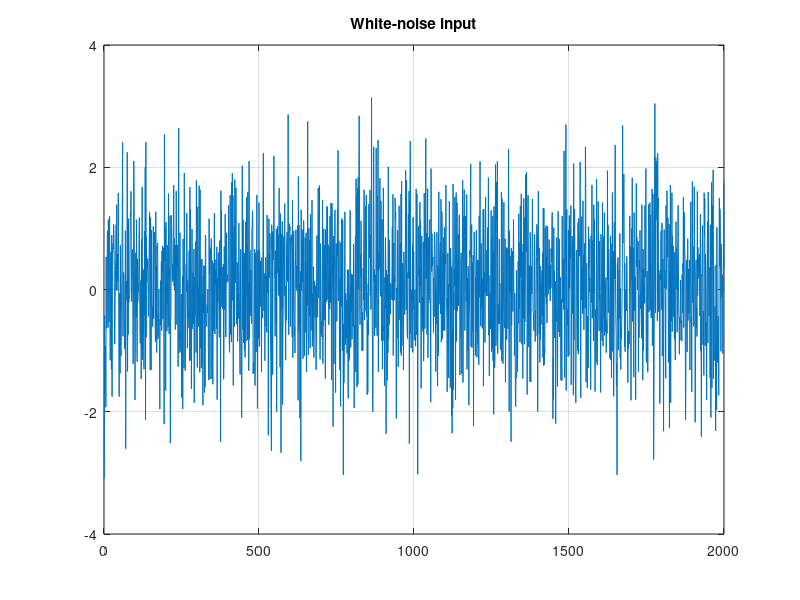
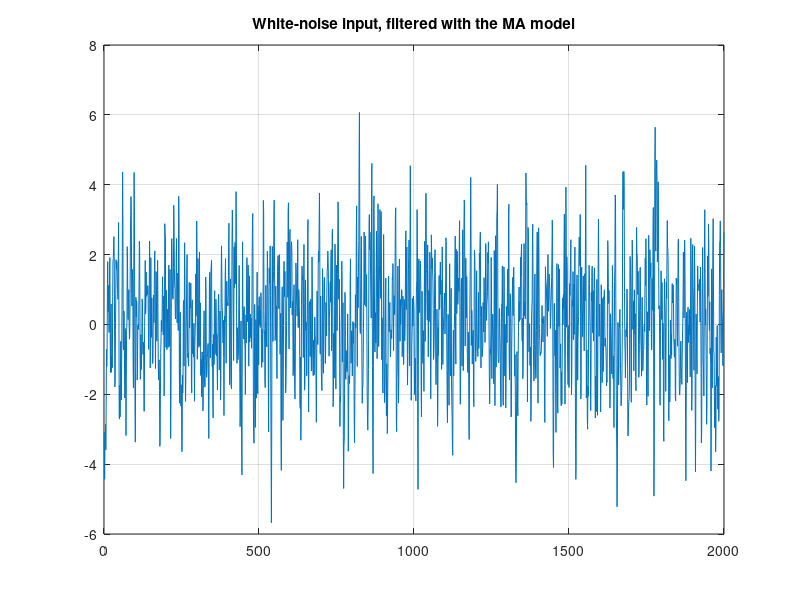

Here is the MATLAB script that generated these plots, in order: (Note: this script raises an error after producing the figures.)
% [1 1.3 0.4];
%% Generate the white-noise input
ek = randn(2000,1);
figure;plot(ek); grid on;
title('White-noise input');

%% Set up the MA(2) model coefficients
cvec = [1 1.3 0.4];

% Filter the white-noise with the MA model
vk = filter(cvec,1,ek);
figure,plot(vk);grid on;
title('White-noise input, filtered with the MA model');

% Plot the ACF
figure,autocorr(vk,20,1);

% Create the iddata object
vkdata = iddata(vk,[],1);

% Estimate the MA(2) parameters
mod_ma = armax(vkdata,'na',0,'nc',2);
present(mod_ma)
figure; resid(mod_ma,vk);	% ACF of  residuals 
